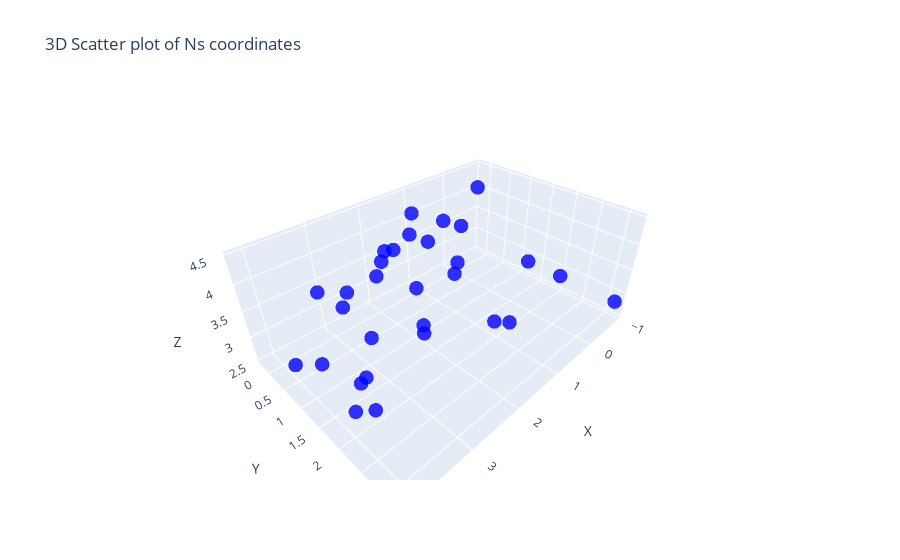

The cell this chart's notebook holds for it:
### Code cell
import plotly.graph_objects as go
import numpy as np

# Ns: 문자열 리스트, 예) "C 0.123 0.456 0.789"
def parse_coord_str(coord_str):
    # 공백 기준 분리 후, 원자명은 제외하고 좌표만 float 리스트로 변환
    return list(map(float, coord_str.strip().split()[1:]))

coords_per_file = [parse_coord_str(coord) for coord in Ns]
coords_arr = np.array(coords_per_file)

fig = go.Figure(data=go.Scatter3d(
    x=coords_arr[:, 0],
    y=coords_arr[:, 1],
    z=coords_arr[:, 2],
    mode='markers',
    marker=dict(
        size=5,
        color='blue',
        opacity=0.8
    )
))

fig.update_layout(
    scene=dict(
        xaxis_title='X',
        yaxis_title='Y',
        zaxis_title='Z',
        aspectmode='data'
    ),
    title='3D Scatter plot of Ns coordinates'
)

fig.show()

### Figure 1 — Plotly figure (JSON) as saved in the notebook; plotly's stock layout.template omitted (floating-point values rounded to 4 significant figures)
{"data": [{"marker": {"color": "blue", "opacity": 0.8, "size": 5}, "mode": "markers", "type": "scatter3d", "x": [0.7124, 4.112, 2.031, 1.551, 2.158, 2.417, -0.509, 4.031, 3.681, 2.037, 3.762, 3.169, -0.86, 2.703, 1.762, 3.776, 2.942, 3.025, 0.04198, 0.1362, 3.458, 1.725, 2.068, 1.452, 2.99, 1.304, 1.071, 1.417, 2.499, 0.4175], "y": [0.3846, 1.694, 1.114, 1.562, 0.5142, 1.699, 0.105, 0.583, 1.97, 1.021, 1.674, -0.02173, 3.176, 0.09243, 2.8, 2.245, 2.314, 0.4602, 2.516, 1.908, 1.415, -0.2212, 2.766, -0.1896, 1.127, 0.6114, 1.029, 0.3496, 0.7155, 0.5513], "z": [4.022, 3.705, 3.55, 4.023, 4.041, 3.347, 4.219, 2.862, 3.354, 4.489, 2.494, 3.468, 2.845, 3.287, 3.663, 3.019, 3.879, 3.344, 3.51, 3.575, 2.658, 3.332, 3.836, 3.484, 3.095, 3.915, 3.343, 4.397, 3.812, 3.873]}], "layout": {"scene": {"aspectmode": "data", "xaxis": {"title": {"text": "X"}}, "yaxis": {"title": {"text": "Y"}}, "zaxis": {"title": {"text": "Z"}}}, "title": {"text": "3D Scatter plot of Ns coordinates"}}}
